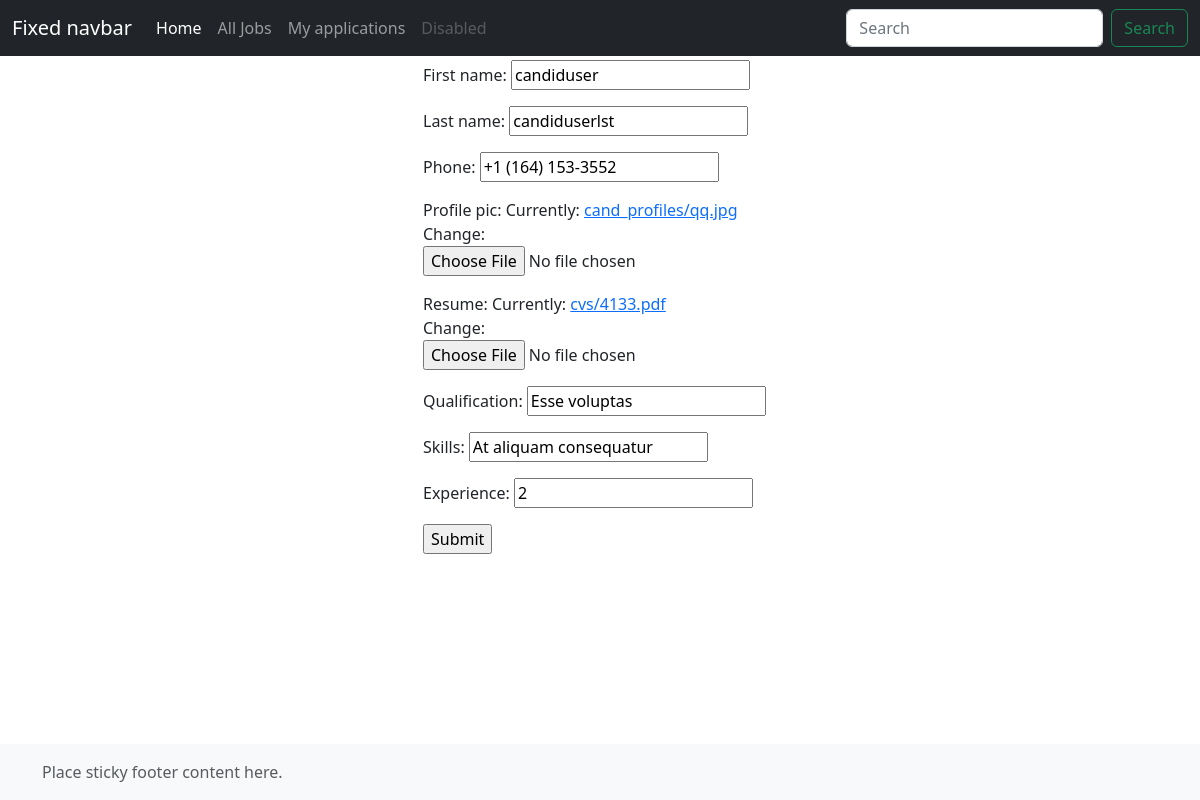
/candidate/profile/change/ (signed in), run on an earlier commit of the app's database.
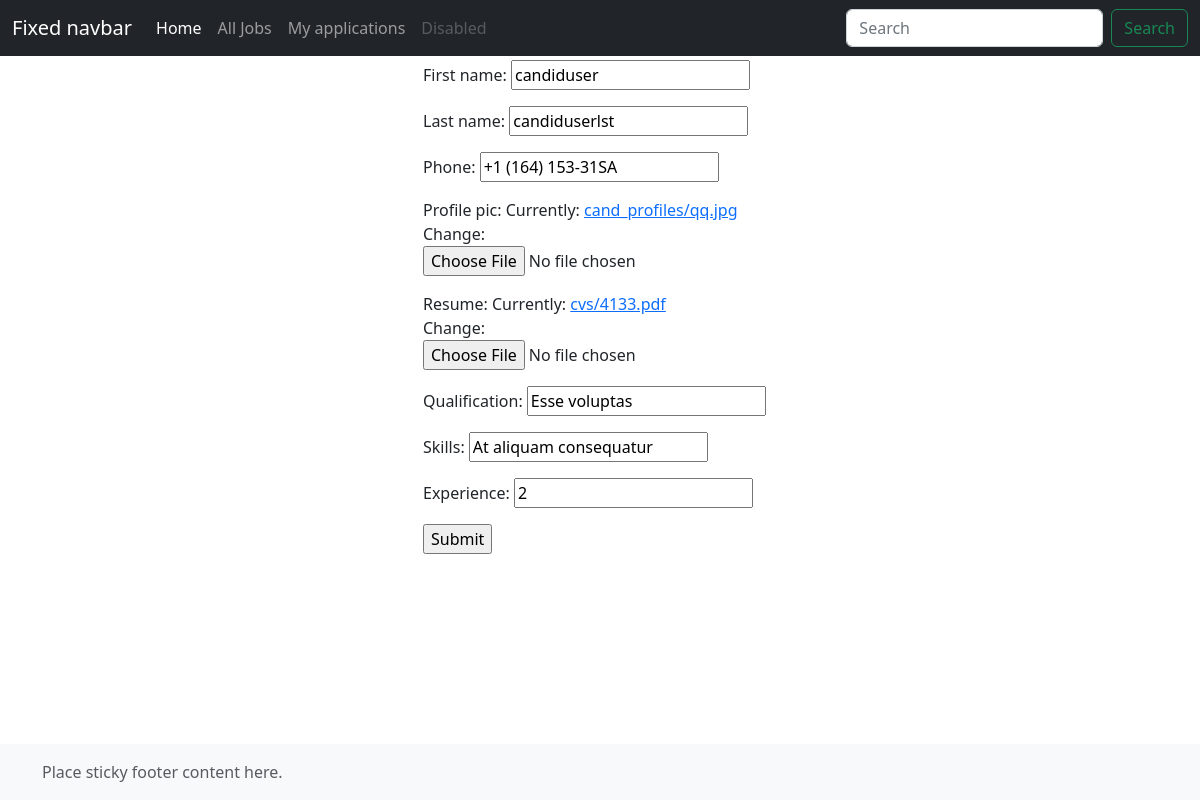
And on a later commit of the database.
### employer/models.py (models this page shows)
class User(AbstractUser):
    options = (
        ("employer", 'employer'),
        ("candidate", "candidate")
    )
    role = models.CharField(max_length=120, choices=options, default="candidate")
    phone = models.CharField(max_length=120, null=True)

### candidate/views.py (the view, shortened to what this page needs)
# urls.py: path('profile/change/', views.CandidateProfileEditView.as_view(), name="cand-profedit"),
class CandidateProfileEditView(FormView):
    template_name = "candidates/can-editprof.html"
    form_class = CandidateProfileUpdateForm
    def get(self, request, *args, **kwargs):
        prodetails = CandidateProfile.objects.get(user=request.user)
        form = CandidateProfileUpdateForm(instance=prodetails, initial={"first_name": request.user.first_name,
                                                                        "last_name": request.user.last_name,
                                                                        "phone": request.user.phone})
        return render(request, self.template_name, {"form": form})

### candidate/forms.py
class CandidateProfileUpdateForm(forms.ModelForm):
    first_name = forms.CharField()
    last_name = forms.CharField()
    phone = forms.CharField()
    class Meta:
        model = CandidateProfile
        fields = [
            "first_name",
            "last_name",
            "phone",
            "profile_pic",
            "resume",
            "qualification",
            "skills",
            "experience"
        ]

### candidate/templates/candidates/can-editprof.html (shortened to what this page needs)
{% extends 'candidates/base.html' %}
{% block body_block %}
<div class="row">
  <div class="col-4"></div>
  <div class="col-4">
    <form method="post" enctype="multipart/form-data">
      {{ form.as_p }}
      <input type="submit">
    </form>
  </div>
  <div class="col-4"></div>
</div>
{% endblock %}

What changed in the data, as far as the page shows it:
changed User "candiduser": phone "+1 (164) 153-3552" → "+1 (164) 153-31SA"
